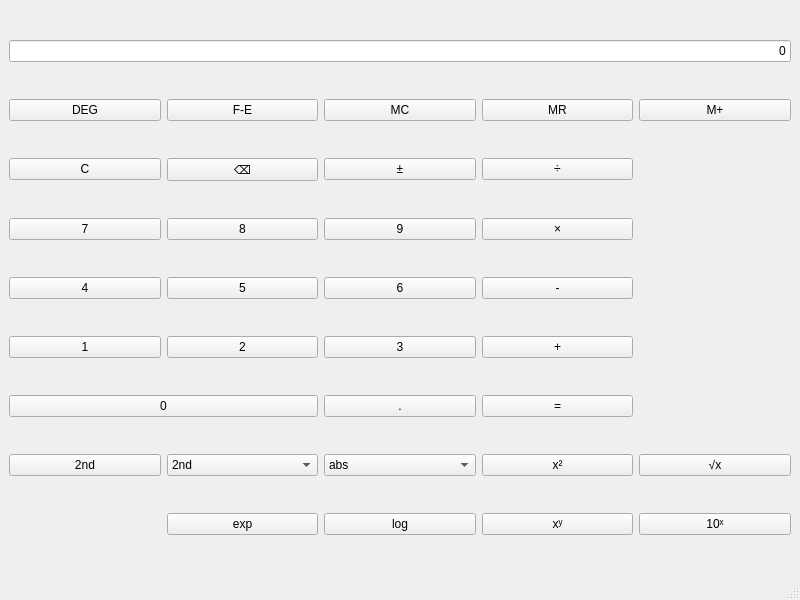
<?xml version="1.0" encoding="UTF-8"?>
<ui version="4.0">
<class>MainWindow</class>
<widget class="QMainWindow" name="MainWindow">
    <property name="geometry">
    <rect>
        <x>0</x>
        <y>0</y>
        <width>800</width>
        <height>600</height>
    </rect>
    </property>
    <property name="windowTitle">
    <string>MainWindow</string>
    </property>
    <widget class="QWidget" name="centralwidget">
    <layout class="QGridLayout" name="gridLayout">
        <!-- Display -->
        <item row="0" column="0" colspan="5">
        <widget class="QLineEdit" name="display">
        <property name="readOnly">
        <bool>true</bool>
        </property>
        <property name="alignment">
        <set>Qt::AlignRight</set>
        </property>
        <property name="text">
        <string>0</string>
        </property>
        </widget>
        </item>

        <!-- Memory Buttons Row -->
        <item row="1" column="0">
        <widget class="QPushButton" name="button_deg">
        <property name="text">
        <string>DEG</string>
        </property>
        </widget>
        </item>
        <item row="1" column="1">
        <widget class="QPushButton" name="button_fe">
        <property name="text">
        <string>F-E</string>
        </property>
        </widget>
        </item>
        <item row="1" column="2">
        <widget class="QPushButton" name="button_mc">
        <property name="text">
        <string>MC</string>
        </property>
        </widget>
        </item>
        <item row="1" column="3">
        <widget class="QPushButton" name="button_mr">
        <property name="text">
        <string>MR</string>
        </property>
        </widget>
        </item>
        <item row="1" column="4">
        <widget class="QPushButton" name="button_mplus">
        <property name="text">
        <string>M+</string>
        </property>
        </widget>
        </item>

        <!-- Basic Buttons -->
        <item row="2" column="0">
        <widget class="QPushButton" name="button_clear">
        <property name="text">
        <string>C</string>
        </property>
        </widget>
        </item>
        <item row="2" column="1">
        <widget class="QPushButton" name="button_backspace">
        <property name="text">
        <string>⌫</string>
        </property>
        </widget>
        </item>
        <item row="2" column="2">
        <widget class="QPushButton" name="button_sign">
        <property name="text">
        <string>±</string>
        </property>
        </widget>
        </item>
        <item row="2" column="3">
        <widget class="QPushButton" name="button_divide">
        <property name="text">
        <string>÷</string>
        </property>
        </widget>
        </item>

        <!-- 2ndボタン追加（row=2→row=7に変更） -->
        <item row="7" column="0">
        <widget class="QPushButton" name="button_2nd">
        <property name="text">
        <string>2nd</string>
        </property>
        </widget>
        </item>
        <!-- 三角関数コンボボックス追加（row=2→row=7, column=1に変更） -->
        <item row="7" column="1">
        <widget class="QComboBox" name="combo_trig">
        <property name="editable">
        <bool>false</bool>
        </property>
        <item><property name="text"><string>2nd</string></property></item>
        <item><property name="text"><string>sin</string></property></item>
        <item><property name="text"><string>cos</string></property></item>
        <item><property name="text"><string>tan</string></property></item>
        <item><property name="text"><string>hyp</string></property></item>
        <item><property name="text"><string>sec</string></property></item>
        <item><property name="text"><string>csc</string></property></item>
        <item><property name="text"><string>cot</string></property></item>
        </widget>
        </item>
        <!-- 関数コンボボックス追加（row=2→row=7, column=2に変更） -->
        <item row="7" column="2">
        <widget class="QComboBox" name="combo_func">
        <property name="editable">
        <bool>false</bool>
        </property>
        <item><property name="text"><string>abs</string></property></item>
        <item><property name="text"><string>floor</string></property></item>
        <item><property name="text"><string>ceil</string></property></item>
        <item><property name="text"><string>rand</string></property></item>
        <item><property name="text"><string>→dms</string></property></item>
        <item><property name="text"><string>→deg</string></property></item>
        </widget>
        </item>
        <!-- 主要関数ボタン群追加（例、row=7, column=3以降に変更） -->
        <item row="7" column="3">
        <widget class="QPushButton" name="button_pow2">
        <property name="text"><string>x²</string></property>
        </widget>
        </item>
        <item row="7" column="4">
        <widget class="QPushButton" name="button_sqrt">
        <property name="text"><string>√x</string></property>
        </widget>
        </item>
        <item row="8" column="3">
        <widget class="QPushButton" name="button_powxy">
        <property name="text"><string>xʸ</string></property>
        </widget>
        </item>
        <item row="8" column="4">
        <widget class="QPushButton" name="button_pow10">
        <property name="text"><string>10ˣ</string></property>
        </widget>
        </item>
        <item row="8" column="2">
        <widget class="QPushButton" name="button_log">
        <property name="text"><string>log</string></property>
        </widget>
        </item>
        <item row="8" column="1">
        <widget class="QPushButton" name="button_exp">
        <property name="text"><string>exp</string></property>
        </widget>
        </item>

        <!-- Digit Buttons 7-9 -->
        <item row="3" column="0">
        <widget class="QPushButton" name="button_7">
        <property name="text">
        <string>7</string>
        </property>
        </widget>
        </item>
        <item row="3" column="1">
        <widget class="QPushButton" name="button_8">
        <property name="text">
        <string>8</string>
        </property>
        </widget>
        </item>
        <item row="3" column="2">
        <widget class="QPushButton" name="button_9">
        <property name="text">
        <string>9</string>
        </property>
        </widget>
        </item>
        <item row="3" column="3">
        <widget class="QPushButton" name="button_multiply">
        <property name="text">
        <string>×</string>
        </property>
        </widget>
        </item>

        <!-- Digit Buttons 4-6 -->
        <item row="4" column="0">
        <widget class="QPushButton" name="button_4">
        <property name="text">
        <string>4</string>
        </property>
        </widget>
        </item>
        <item row="4" column="1">
        <widget class="QPushButton" name="button_5">
        <property name="text">
        <string>5</string>
        </property>
        </widget>
        </item>
        <item row="4" column="2">
        <widget class="QPushButton" name="button_6">
        <property name="text">
        <string>6</string>
        </property>
        </widget>
        </item>
        <item row="4" column="3">
        <widget class="QPushButton" name="button_minus">
        <property name="text">
        <string>-</string>
        </property>
        </widget>
        </item>

        <!-- Digit Buttons 1-3 -->
        <item row="5" column="0">
        <widget class="QPushButton" name="button_1">
        <property name="text">
        <string>1</string>
        </property>
        </widget>
        </item>
        <item row="5" column="1">
        <widget class="QPushButton" name="button_2">
        <property name="text">
        <string>2</string>
        </property>
        </widget>
        </item>
        <item row="5" column="2">
        <widget class="QPushButton" name="button_3">
        <property name="text">
        <string>3</string>
        </property>
        </widget>
        </item>
        <item row="5" column="3">
        <widget class="QPushButton" name="button_plus">
        <property name="text">
        <string>+</string>
        </property>
        </widget>
        </item>

        <!-- Digit Button 0 and Decimal -->
        <item row="6" column="0" colspan="2">
        <widget class="QPushButton" name="button_0">
        <property name="text">
        <string>0</string>
        </property>
        </widget>
        </item>
        <item row="6" column="2">
        <widget class="QPushButton" name="button_dot">
        <property name="text">
        <string>.</string>
        </property>
        </widget>
        </item>
        <item row="6" column="3">
        <widget class="QPushButton" name="button_equal">
        <property name="text">
        <string>=</string>
        </property>
        </widget>
        </item>
    </layout>
    </widget>
    <widget class="QMenuBar" name="menubar">
    <property name="geometry">
        <rect>
        <x>0</x>
        <y>0</y>
        <width>800</width>
        <height>22</height>
        </rect>
    </property>
    </widget>
    <widget class="QStatusBar" name="statusbar"/>
    </widget>
    <resources/>
    <connections/>
</ui>
